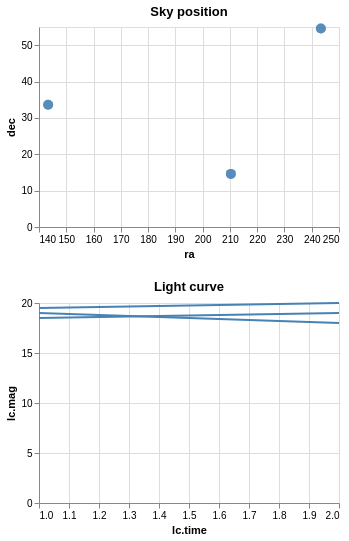

Vega-Lite specification for this chart:
### Vega specification from a JSON file in a GitHub repository (floating-point values rounded to 4 significant figures)
{"$schema": "https://vega.github.io/schema/vega/v5.json", "description": "Show a line chart corresponding to selected points.", "background": "white", "padding": 5, "width": 300, "data": [{"name": "pts_store"}, {"name": "source_0", "values": [{"id": "001", "ra": 243.3, "dec": "+54.6", "lc": [{"time": 1, "mag": 18.5}, {"time": 2, "mag": 19}]}, {"id": "002", "ra": 210.3, "dec": "+14.6", "lc": [{"time": 1, "mag": 19.5}, {"time": 2, "mag": 20}]}, {"id": "003", "ra": 143.3, "dec": "+33.6", "lc": [{"time": 1, "mag": 19}, {"time": 2, "mag": 18}]}]}, {"name": "data_0", "source": "source_0", "transform": [{"type": "flatten", "fields": ["lc"], "as": ["lc"]}, {"type": "formula", "expr": "datum[\"lc\"] && datum[\"lc\"][\"time\"]", "as": "lc.time"}, {"type": "formula", "expr": "datum[\"lc\"] && datum[\"lc\"][\"mag\"]", "as": "lc.mag"}]}, {"name": "data_1", "source": "data_0", "transform": [{"type": "aggregate", "groupby": ["ra", "dec", "id"], "ops": [], "fields": [], "as": []}, {"type": "filter", "expr": "isValid(datum[\"ra\"]) && isFinite(+datum[\"ra\"]) && isValid(datum[\"dec\"]) && isFinite(+datum[\"dec\"])"}]}, {"name": "data_2", "source": "data_0", "transform": [{"type": "filter", "expr": "!(length(data(\"pts_store\"))) || (vlSelectionTest(\"pts_store\", datum))"}]}], "signals": [{"name": "childHeight", "value": 200}, {"name": "unit", "value": {}, "on": [{"events": "mousemove", "update": "isTuple(group()) ? group() : unit"}]}, {"name": "pts", "update": "vlSelectionResolve(\"pts_store\", \"union\", true)"}], "layout": {"padding": 20, "columns": 1, "bounds": "full", "align": "each"}, "marks": [{"type": "group", "name": "concat_0_group", "title": {"text": "Sky position", "frame": "group"}, "style": "cell", "encode": {"update": {"width": {"signal": "width"}, "height": {"signal": "childHeight"}}}, "signals": [{"name": "pts_tuple", "on": [{"events": [{"source": "scope", "type": "click"}], "update": "datum && item().mark.marktype !== 'group' ? {unit: \"concat_0\", fields: pts_tuple_fields, values: [(item().isVoronoi ? datum.datum : datum)[\"id\"]]} : null", "force": true}, {"events": [{"source": "scope", "type": "dblclick"}], "update": "null"}]}, {"name": "pts_tuple_fields", "value": [{"type": "E", "field": "id"}]}, {"name": "pts_toggle", "value": false, "on": [{"events": [{"source": "scope", "type": "click"}], "update": "event.shiftKey"}, {"events": [{"source": "scope", "type": "dblclick"}], "update": "false"}]}, {"name": "pts_modify", "on": [{"events": {"signal": "pts_tuple"}, "update": "modify(\"pts_store\", pts_toggle ? null : pts_tuple, pts_toggle ? null : true, pts_toggle ? pts_tuple : null)"}]}], "marks": [{"name": "concat_0_marks", "type": "symbol", "style": ["circle"], "interactive": true, "from": {"data": "data_2"}, "encode": {"update": {"opacity": {"value": 0.7}, "fill": [{"test": "!(length(data(\"pts_store\"))) || (vlSelectionTest(\"pts_store\", datum))", "value": "steelblue"}, {"value": "grey"}], "ariaRoleDescription": {"value": "circle"}, "description": {"signal": "\"ra\" + \": \" + (format(datum[\"ra\"], \"\")) + \"; \" + \"dec\" + \": \" + (format(datum[\"dec\"], \"\"))"}, "x": [{"test": "!isValid(datum[\"ra\"]) || !isFinite(+datum[\"ra\"])", "value": 0}, {"scale": "concat_0_x", "field": "ra"}], "y": {"scale": "concat_0_y", "field": "dec"}, "size": {"value": 100}, "shape": {"value": "circle"}}}}], "axes": [{"scale": "concat_0_x", "orient": "bottom", "gridScale": "concat_0_y", "grid": true, "tickCount": {"signal": "ceil(width/40)"}, "domain": false, "labels": false, "aria": false, "maxExtent": 0, "minExtent": 0, "ticks": false, "zindex": 0}, {"scale": "concat_0_y", "orient": "left", "gridScale": "concat_0_x", "grid": true, "tickCount": {"signal": "ceil(childHeight/40)"}, "domain": false, "labels": false, "aria": false, "maxExtent": 0, "minExtent": 0, "ticks": false, "zindex": 0}, {"scale": "concat_0_x", "orient": "bottom", "grid": false, "title": "ra", "labelFlush": true, "labelOverlap": true, "tickCount": {"signal": "ceil(width/40)"}, "zindex": 0}, {"scale": "concat_0_y", "orient": "left", "grid": false, "title": "dec", "labelOverlap": true, "tickCount": {"signal": "ceil(childHeight/40)"}, "zindex": 0}]}, {"type": "group", "name": "concat_1_group", "title": {"text": "Light curve", "frame": "group"}, "style": "cell", "encode": {"update": {"width": {"signal": "width"}, "height": {"signal": "childHeight"}}}, "marks": [{"name": "concat_1_pathgroup", "type": "group", "from": {"facet": {"name": "faceted_path_Main", "data": "data_2", "groupby": ["id"]}}, "encode": {"update": {"width": {"field": {"group": "width"}}, "height": {"field": {"group": "height"}}}}, "marks": [{"name": "concat_1_marks", "type": "line", "style": ["line"], "sort": {"field": "datum[\"lc.time\"]"}, "interactive": false, "from": {"data": "faceted_path_Main"}, "encode": {"update": {"stroke": {"value": "steelblue"}, "description": {"signal": "\"lc.time\" + \": \" + (format(datum[\"lc.time\"], \"\")) + \"; \" + \"lc.mag\" + \": \" + (format(datum[\"lc.mag\"], \"\")) + \"; \" + \"id\" + \": \" + (isValid(datum[\"id\"]) ? datum[\"id\"] : \"\"+datum[\"id\"])"}, "x": {"scale": "concat_1_x", "field": "lc\\.time"}, "y": {"scale": "concat_1_y", "field": "lc\\.mag"}, "defined": {"signal": "isValid(datum[\"lc.time\"]) && isFinite(+datum[\"lc.time\"]) && isValid(datum[\"lc.mag\"]) && isFinite(+datum[\"lc.mag\"])"}}}}]}], "axes": [{"scale": "concat_1_x", "orient": "bottom", "gridScale": "concat_1_y", "grid": true, "tickCount": {"signal": "ceil(width/40)"}, "domain": false, "labels": false, "aria": false, "maxExtent": 0, "minExtent": 0, "ticks": false, "zindex": 0}, {"scale": "concat_1_y", "orient": "left", "gridScale": "concat_1_x", "grid": true, "tickCount": {"signal": "ceil(childHeight/40)"}, "domain": false, "labels": false, "aria": false, "maxExtent": 0, "minExtent": 0, "ticks": false, "zindex": 0}, {"scale": "concat_1_x", "orient": "bottom", "grid": false, "title": "lc.time", "labelFlush": true, "labelOverlap": true, "tickCount": {"signal": "ceil(width/40)"}, "zindex": 0}, {"scale": "concat_1_y", "orient": "left", "grid": false, "title": "lc.mag", "labelOverlap": true, "tickCount": {"signal": "ceil(childHeight/40)"}, "zindex": 0}]}], "scales": [{"name": "concat_0_x", "type": "linear", "domain": {"data": "data_2", "field": "ra"}, "range": [0, {"signal": "width"}], "zero": false, "nice": true}, {"name": "concat_0_y", "type": "linear", "domain": {"data": "data_2", "field": "dec"}, "range": [{"signal": "childHeight"}, 0], "nice": true, "zero": true}, {"name": "concat_1_x", "type": "linear", "domain": {"data": "data_2", "field": "lc\\.time"}, "range": [0, {"signal": "width"}], "zero": false, "nice": true}, {"name": "concat_1_y", "type": "linear", "domain": {"data": "data_2", "field": "lc\\.mag"}, "range": [{"signal": "childHeight"}, 0], "nice": true, "zero": true}]}
